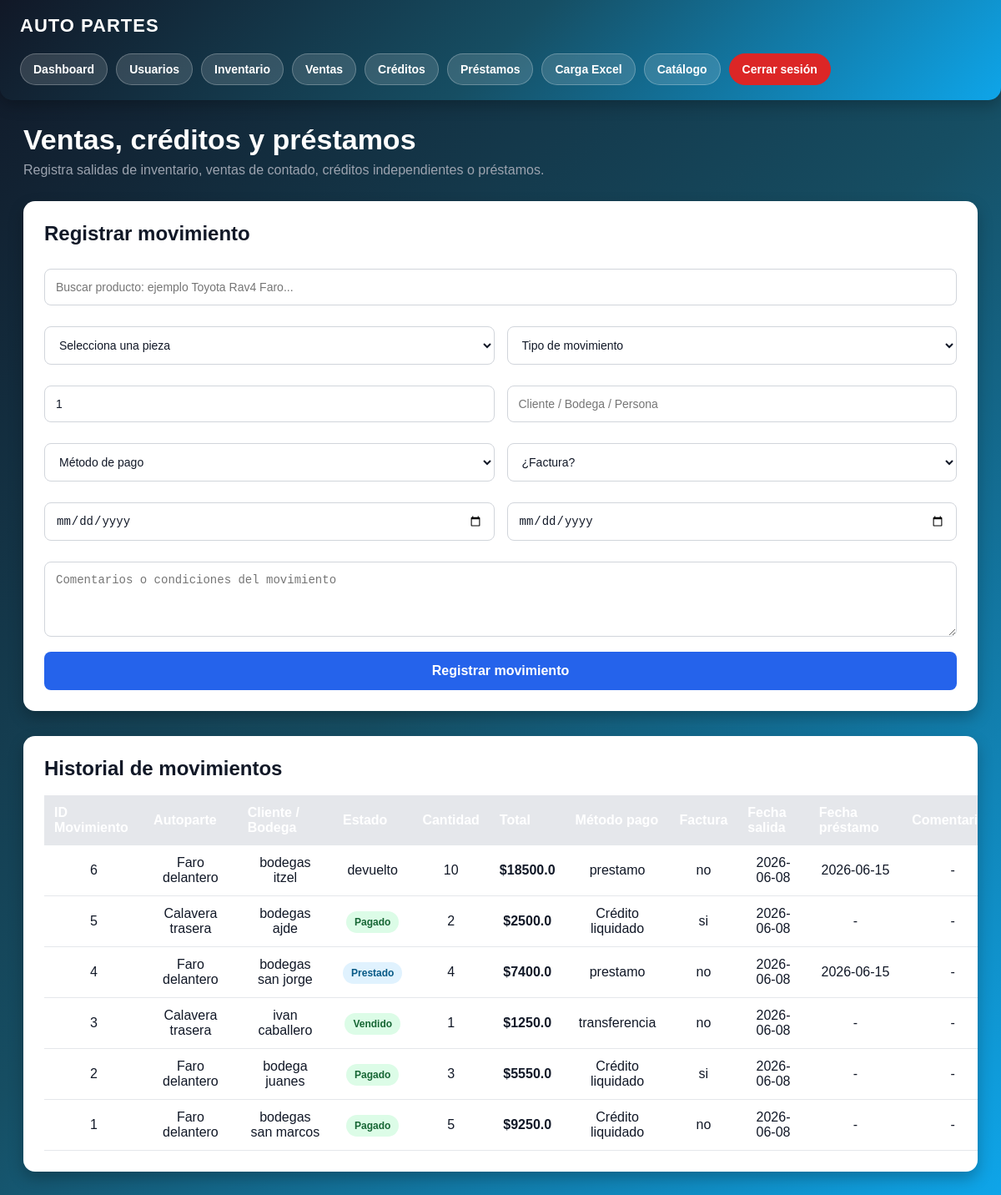
The page /ventas (signed in) on the database its author committed.
### app.py (models this page shows)
class Movimiento(db.Model):
    id = db.Column(db.Integer, primary_key=True)
    producto_id = db.Column(db.Integer, db.ForeignKey("producto.id"), nullable=False)
    producto = db.relationship("Producto", backref="movimientos")
    tipo = db.Column(db.String(50))
    estado = db.Column(db.String(50))
    cliente = db.Column(db.String(150))
    cantidad = db.Column(db.Integer, default=1)
    precio_unitario = db.Column(db.Float, default=0)
    total = db.Column(db.Float, default=0)
    metodo_pago = db.Column(db.String(100))
    factura = db.Column(db.String(100))
    fecha_salida = db.Column(db.String(100))
    fecha_prestamo = db.Column(db.String(100))
    comentarios = db.Column(db.Text)
    fecha_registro = db.Column(db.String(100))

class Producto(db.Model):
    id = db.Column(db.Integer, primary_key=True)
    marca = db.Column(db.String(100))
    modelo = db.Column(db.String(100))
    anio = db.Column(db.Integer)
    autoparte = db.Column(db.String(150))
    observaciones = db.Column(db.Text)
    transmision = db.Column(db.String(100))
    motor = db.Column(db.String(100))
    propiedad = db.Column(db.String(100))
    tipo = db.Column(db.String(100))
    lado = db.Column(db.String(50))
    origen = db.Column(db.String(100))
    costo_venta = db.Column(db.Float)
    stock = db.Column(db.Integer, default=1)
    foto = db.Column(db.String(300))
    link_ml = db.Column(db.String(500))
    estado = db.Column(db.String(50), default="disponible")
    vendido_a = db.Column(db.String(150))
    metodo_pago = db.Column(db.String(100))
    factura = db.Column(db.String(100))
    comentarios_venta = db.Column(db.Text)
    fecha_salida = db.Column(db.String(100))
    fecha_prestamo = db.Column(db.String(100))

### app.py (the view, shortened to what this page needs)
@app.route("/ventas", methods=["GET", "POST"])
def ventas():
    if not session.get("rol") in ["admin", "vendedor"]:
        return redirect("/login")
    mensaje = None
    error = None
    productos = Producto.query.filter(Producto.stock > 0).all()
    movimientos = Movimiento.query.order_by(
        Movimiento.id.desc()
    ).all()
    return render_template(
        "ventas.html",
        productos=productos,
        movimientos=movimientos,
        mensaje=mensaje,
        error=error
    )

### templates/ventas.html (shortened to what this page needs)
{% extends "layout.html" %}
{% block contenido %}
<div class="ventas-header">
    <h1>Ventas, créditos y préstamos</h1>
    <p>Registra salidas de inventario, ventas de contado, créditos independientes o préstamos.</p>
</div>
<div class="ventas-card">
    <h2>Registrar movimiento</h2>
    <form method="POST">
        <div class="form-grid-ventas">
            <input
                type="text"
                id="buscadorProducto"
                class="buscador-producto"
                placeholder="Buscar producto: ejemplo Toyota Rav4 Faro..."
                onkeyup="filtrarProductos()"
            >
            <select name="producto_id" id="productoSelect" required>
                <option value="">Selecciona una pieza</option>
            </select>
            <select name="tipo_movimiento" required>
                <option value="">Tipo de movimiento</option>
            </select>
            <input
                type="number"
                name="cantidad"
                min="1"
                value="1"
                placeholder="Cantidad"
                required
            >
            <input type="text" name="vendido_a" placeholder="Cliente / Bodega / Persona">
            <select name="metodo_pago" required>
                <option value="">Método de pago</option>
            </select>
            <select name="factura">
                <option value="">¿Factura?</option>
            </select>
            <input type="date" name="fecha_salida">
            <input type="date" name="fecha_prestamo">
            <textarea name="comentarios_venta" placeholder="Comentarios o condiciones del movimiento"></textarea>
        </div>
        <button type="submit" class="btn-guardar-venta">
            Registrar movimiento
        </button>
    </form>
</div>
<div class="ventas-table">
    <h2>Historial de movimientos</h2>
    <table>
        <tr>
            <th>ID Movimiento</th>
            <th>Autoparte</th>
            <th>Cliente / Bodega</th>
            <th>Estado</th>
            <th>Cantidad</th>
            <th>Total</th>
            <th>Método pago</th>
            <th>Factura</th>
            <th>Fecha salida</th>
            <th>Fecha préstamo</th>
            <th>Comentarios</th>
        </tr>
        {% for movimiento in movimientos %}
        <tr>
            <td>{{ movimiento.id }}</td>
            <td>
                {% if movimiento.producto %}
                    {{ movimiento.producto.autoparte }}
                {% else %}
                    {{ movimiento.autoparte or '-' }}
                {% endif %}
            </td>
            <td>{{ movimiento.cliente or '-' }}</td>
            <td>
                {% if movimiento.estado == "vendido" %}
                    <span class="badge badge-vendido">Vendido</span>
                {% elif movimiento.estado == "prestado" %}
                    <span class="badge badge-prestado">Prestado</span>
                {% elif movimiento.estado == "credito" %}
                    <span class="badge badge-credito">Crédito</span>
                {% elif movimiento.estado == "pagado" %}
                    <span class="badge badge-pagado">Pagado</span>
                {% else %}
                    {{ movimiento.estado }}
                {% endif %}
            </td>
            <td>{{ movimiento.cantidad }}</td>
            <td class="monto">
                ${{ movimiento.total }}
            </td>
            <td>{{ movimiento.metodo_pago or '-' }}</td>
            <td>{{ movimiento.factura or '-' }}</td>
            <td>{{ movimiento.fecha_salida or '-' }}</td>
            <td>{{ movimiento.fecha_prestamo or '-' }}</td>
            <td>{{ movimiento.comentarios or '-' }}</td>
        </tr>
        {% endfor %}
    </table>
</div>
{% endblock %}

### static/css/style.css (style rules this page uses)
* { margin: 0; padding: 0; box-sizing: border-box; }
body { background: linear-gradient(135deg, #111827, #164e63, #0ea5e9); color: white; font-family: Arial, sans-serif; min-height: 100vh; }
input, textarea, select { width: 100%; padding: 14px; border: none; border-radius: 8px; background: #111827; color: white; margin-top: 10px; }
textarea { resize: vertical; }
table { width: 100%; border-collapse: collapse; }
th { background: #2563eb; color: white; padding: 14px; }
td { padding: 14px; border-bottom: 1px solid #374151; text-align: center; }

### templates/ventas.html (style rules this page uses)
.ventas-header { margin-bottom: 28px; }
.ventas-header h1 { font-size: 34px; margin-bottom: 8px; color: white; }
.ventas-header p { color: #9ca3af; }
.ventas-card { background: #ffffff; color: #111827; border-radius: 14px; padding: 25px; box-shadow: 0 8px 18px rgba(0,0,0,0.25); margin-bottom: 30px; }
.ventas-card h2 { margin-bottom: 18px; color: #111827; }
.form-grid-ventas { display: grid; grid-template-columns: repeat(2, 1fr); gap: 15px; }
.form-grid-ventas select, .form-grid-ventas input, .form-grid-ventas textarea { width: 100%; padding: 13px; border-radius: 8px; border: 1px solid #d1d5db; background: white; color: #111827; font-size: 14px; }
.form-grid-ventas textarea { grid-column: span 2; min-height: 90px; resize: vertical; }
.buscador-producto { grid-column: span 2; }
.btn-guardar-venta { margin-top: 18px; width: 100%; padding: 14px; border: none; border-radius: 8px; background: #2563eb; color: white; font-weight: bold; cursor: pointer; font-size: 16px; }
.ventas-table { background: #ffffff; color: #111827; border-radius: 14px; padding: 25px; box-shadow: 0 8px 18px rgba(0,0,0,0.25); overflow-x: auto; }
.ventas-table h2 { margin-bottom: 18px; }
.ventas-table table { width: 100%; border-collapse: collapse; min-width: 1150px; }
.ventas-table th { background: #e5e7eb; padding: 12px; text-align: left; }
.ventas-table td { padding: 12px; border-bottom: 1px solid #e5e7eb; }
.badge { padding: 6px 10px; border-radius: 999px; font-size: 12px; font-weight: bold; }
.badge-vendido { background: #dcfce7; color: #166534; }
.badge-prestado { background: #e0f2fe; color: #075985; }
.badge-pagado { background: #dcfce7; color: #166534; }
.monto { font-weight: bold; color: #111827; }

### rows shown on the page
Movimiento: id "6", producto.autoparte "Faro delantero", cliente "bodegas itzel", estado "devuelto", cantidad "10", total "18500.0", metodo_pago "prestamo", factura "no", fecha_salida "2026-06-08", fecha_prestamo "2026-06-15", comentarios "-"
Movimiento: id "5", producto.autoparte "Calavera trasera", cliente "bodegas ajde", estado "Pagado", cantidad "2", total "2500.0", metodo_pago "Crédito liquidado", factura "si", fecha_salida "2026-06-08", fecha_prestamo "-", comentarios "-"
Movimiento: id "4", producto.autoparte "Faro delantero", cliente "bodegas san jorge", estado "Prestado", cantidad "4", total "7400.0", metodo_pago "prestamo", factura "no", fecha_salida "2026-06-08", fecha_prestamo "2026-06-15", comentarios "-"
Movimiento: id "3", producto.autoparte "Calavera trasera", cliente "ivan caballero", estado "Vendido", cantidad "1", total "1250.0", metodo_pago "transferencia", factura "no", fecha_salida "2026-06-08", fecha_prestamo "-", comentarios "-"
Movimiento: id "2", producto.autoparte "Faro delantero", cliente "bodega juanes", estado "Pagado", cantidad "3", total "5550.0", metodo_pago "Crédito liquidado", factura "si", fecha_salida "2026-06-08", fecha_prestamo "-", comentarios "-"
Movimiento: id "1", producto.autoparte "Faro delantero", cliente "bodegas san marcos", estado "Pagado", cantidad "5", total "9250.0", metodo_pago "Crédito liquidado", factura "no", fecha_salida "2026-06-08", fecha_prestamo "-", comentarios "-"
